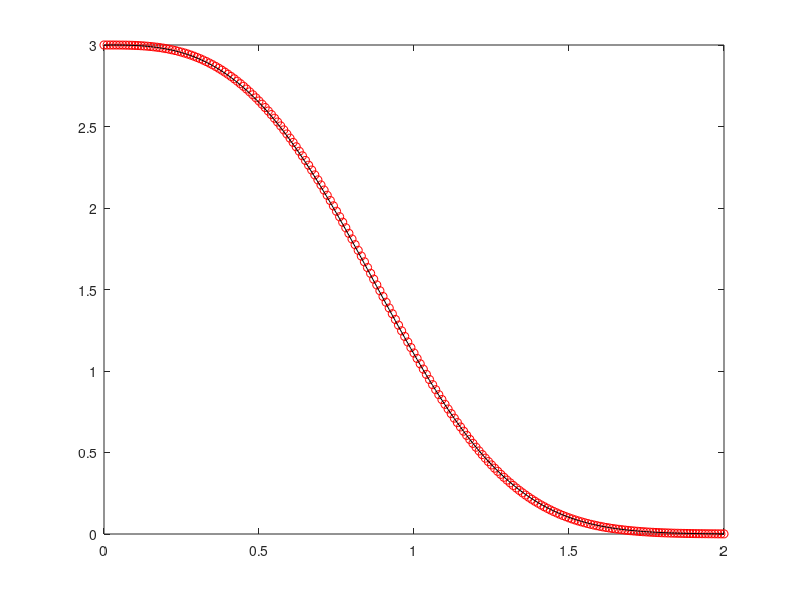
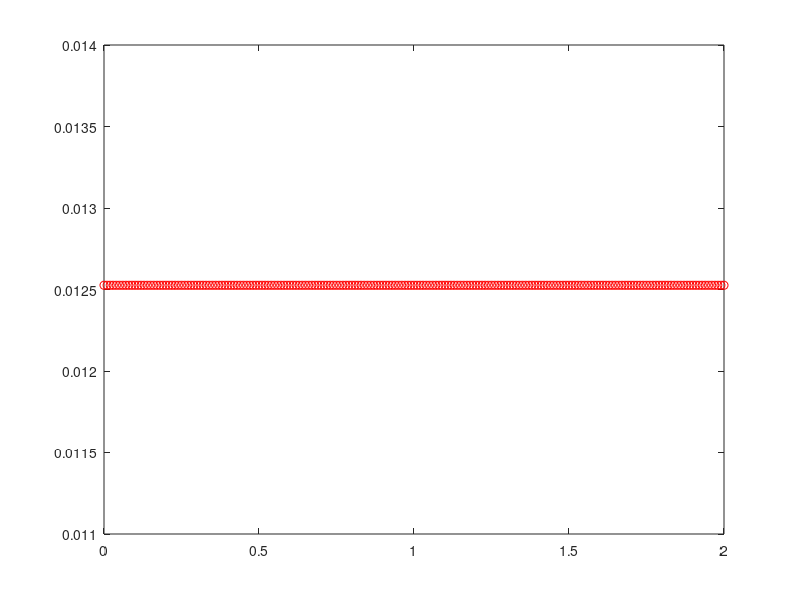
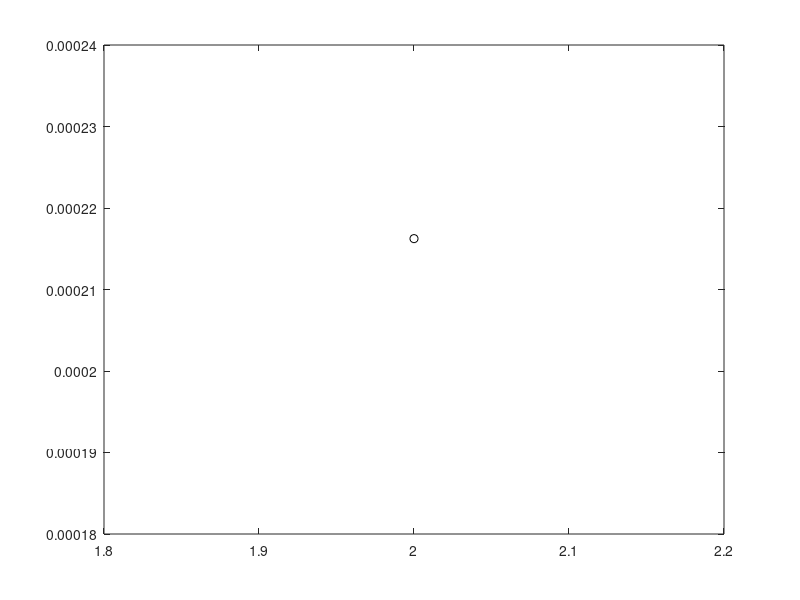

Write MATLAB code to recreate these figures, in order.
clear all
close all
format long
clc

f=@(t,y) -3*t.^2*y;
y_exact=@(t) 3*exp(-t.^3);
T=2;

h=0.01;
N=T/h;
u0=3;
t=[0:h:T]';
u=zeros(N+1,1);
u(1,1)=u0;

for k=1:N
    u(k+1,1)=u(k,1)+h*f(t(k,1),u(k,1))

end
u

figure(1)
plot(t,u,'ro',t,y_exact(t),'k')

err_abs=norm(abs(y_exact(t)-u),inf)
err_rel=norm(abs(y_exact(t)-u),inf)./norm(abs(y_exact(t)),inf)

figure(2)
plot(t,err_abs,'ro')

err_abs_end=abs(y_exact(2)-u(end))
err_rel_end=abs(y_exact(2)-u(end))./abs(y_exact(2))

figure(3)
plot(2,err_abs_end,'ko')
